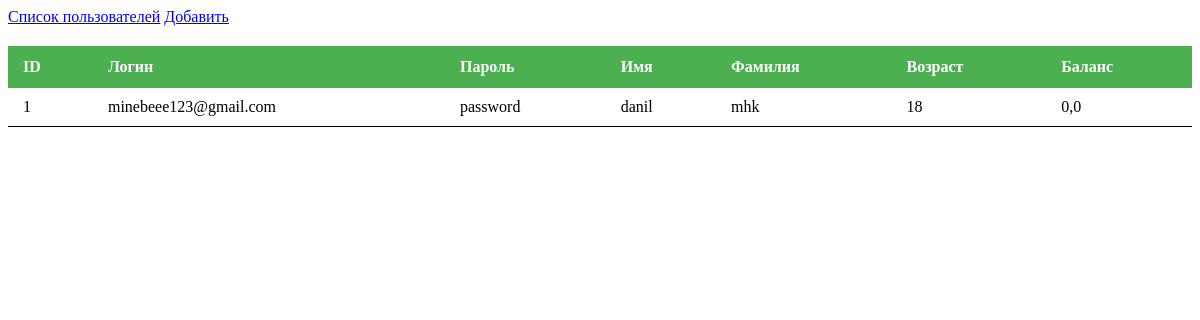
Before: /users/ with the older database file.
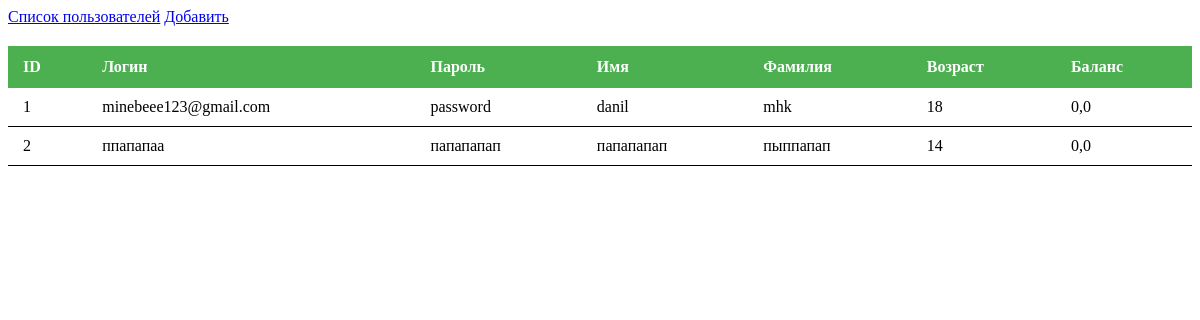
After: the same page with the newer database file.
### login/models.py (models this page shows)
class User(models.Model):
    login = models.CharField(max_length=200, unique=True)
    password = models.CharField(max_length=200)
    first_name = models.CharField(max_length=200)
    last_name = models.CharField(max_length=200)
    age = models.PositiveIntegerField()
    balance = models.FloatField(default=0.0)

### login/views.py (the view)
# urls.py: path('', RedirectView.as_view(url='/users/')),
def users(request):
    users = User.objects.all()
    return render(request, 'users.html', {'users': users})

### login/templates/users.html (shortened to what this page needs)
{% extends "base.html" %}
{% block content %}
        <table>
            <thead>
                <tr>
                    <th>ID</th>
                    <th>Логин</th>
                    <th>Пароль</th>
                    <th>Имя</th>
                    <th>Фамилия</th>
                    <th>Возраст</th>
                    <th>Баланс</th>
                </tr>
            </thead>
            <tbody>
                {% for user in users %}
                <tr>
                    <td>{{user.id}}</td>
                    <td>{{user.login}}</td>
                    <td>{{user.password}}</td>
                    <td>{{user.first_name}}</td>
                    <td>{{user.last_name}}</td>
                    <td>{{user.age}}</td>
                    <td>{{user.balance}}</td>
                </tr>
                {% endfor %}
            </tbody>
        </table>
{% endblock content %}

### login/templates/base.html (shortened to what this page needs)
<!DOCTYPE html>
{% load static %}
<html lang="ru">
<head>
    <link rel="stylesheet" href="{% static "styles.css" %}" />
</head>
<body>
    <div id="wrapper">
        <div id="header">
            <div id="menu">
                <a href="/users">Список пользователей</a>
                <a href="/add_user">Добавить</a>
            </div>
        </div>
        <div id="container">
            <div id="content">
                {% block content %}
                {% endblock content %}
            </div>
        </div>
    </div>
</body>
</html>

### login/static/styles.css (style rules this page uses)
table { width: 100%; border-collapse: collapse; background-color: white; margin-top: 20px; }
th { background-color: #4CAF50; color: white; padding: 12px 15px; text-align: left; font-weight: bold; }
td { padding: 10px 15px; border-bottom: 1px solid #000000; }

Changed rows visible on the page:
added User: id "2", login "ппапапаа", password "папапапап", first_name "папапапап", last_name "пыппапап", age "14", balance "0,0"
